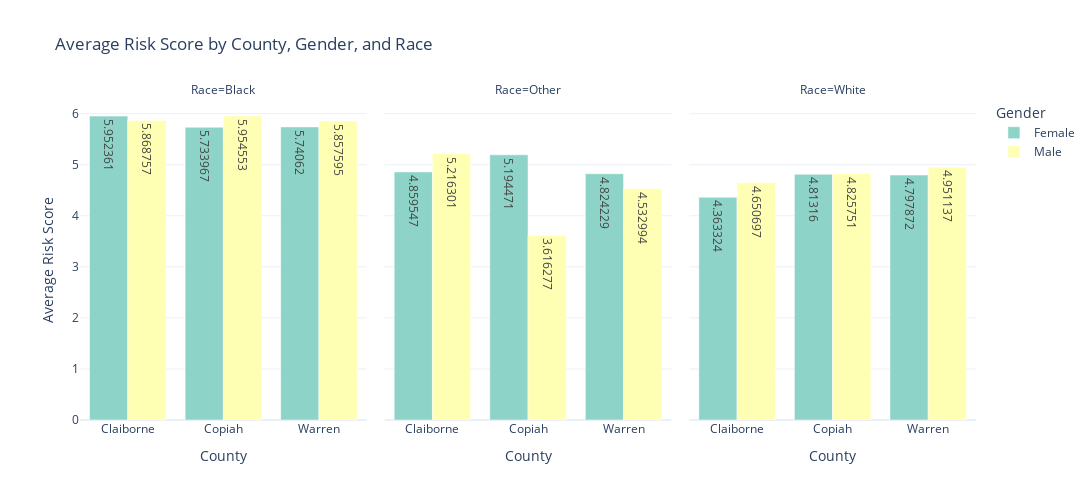

Here is the notebook cell this chart was saved with:
### Code cell
# Visualizing risk scores by County, Gender and Race

fig = px.bar(
    summary_table_gender_race,
    x='County',
    y='Avg Risk Score',
    color='Gender',
    facet_col='Race',
    barmode='group',
    title='Average Risk Score by County, Gender, and Race',
    labels={'Avg Risk Score': 'Average Risk Score'},
    text_auto=True,
    template='plotly_white',
    color_discrete_sequence=px.colors.qualitative.Set3
    )

fig.update_layout(
    xaxis_title='County',
    yaxis_title='Average Risk Score',
    width=1200,
    height=500
)

fig.show()

### Figure 1 — Plotly figure (JSON) as saved in the notebook; plotly's stock layout.template omitted (floating-point values rounded to 4 significant figures)
{"data": [{"alignmentgroup": "True", "hovertemplate": "Gender=Female<br>Race=Black<br>County=%{x}<br>Average Risk Score=%{y}<extra></extra>", "legendgroup": "Female", "marker": {"color": "rgb(141,211,199)", "pattern": {"shape": ""}}, "name": "Female", "offsetgroup": "Female", "orientation": "v", "showlegend": true, "textposition": "auto", "texttemplate": "%{y}", "type": "bar", "x": ["Claiborne", "Copiah", "Warren"], "xaxis": "x", "y": [5.952, 5.734, 5.741], "yaxis": "y"}, {"alignmentgroup": "True", "hovertemplate": "Gender=Female<br>Race=Other<br>County=%{x}<br>Average Risk Score=%{y}<extra></extra>", "legendgroup": "Female", "marker": {"color": "rgb(141,211,199)", "pattern": {"shape": ""}}, "name": "Female", "offsetgroup": "Female", "orientation": "v", "showlegend": false, "textposition": "auto", "texttemplate": "%{y}", "type": "bar", "x": ["Claiborne", "Copiah", "Warren"], "xaxis": "x2", "y": [4.86, 5.194, 4.824], "yaxis": "y2"}, {"alignmentgroup": "True", "hovertemplate": "Gender=Female<br>Race=White<br>County=%{x}<br>Average Risk Score=%{y}<extra></extra>", "legendgroup": "Female", "marker": {"color": "rgb(141,211,199)", "pattern": {"shape": ""}}, "name": "Female", "offsetgroup": "Female", "orientation": "v", "showlegend": false, "textposition": "auto", "texttemplate": "%{y}", "type": "bar", "x": ["Claiborne", "Copiah", "Warren"], "xaxis": "x3", "y": [4.363, 4.813, 4.798], "yaxis": "y3"}, {"alignmentgroup": "True", "hovertemplate": "Gender=Male<br>Race=Black<br>County=%{x}<br>Average Risk Score=%{y}<extra></extra>", "legendgroup": "Male", "marker": {"color": "rgb(255,255,179)", "pattern": {"shape": ""}}, "name": "Male", "offsetgroup": "Male", "orientation": "v", "showlegend": true, "textposition": "auto", "texttemplate": "%{y}", "type": "bar", "x": ["Claiborne", "Copiah", "Warren"], "xaxis": "x", "y": [5.869, 5.955, 5.858], "yaxis": "y"}, {"alignmentgroup": "True", "hovertemplate": "Gender=Male<br>Race=Other<br>County=%{x}<br>Average Risk Score=%{y}<extra></extra>", "legendgroup": "Male", "marker": {"color": "rgb(255,255,179)", "pattern": {"shape": ""}}, "name": "Male", "offsetgroup": "Male", "orientation": "v", "showlegend": false, "textposition": "auto", "texttemplate": "%{y}", "type": "bar", "x": ["Claiborne", "Copiah", "Warren"], "xaxis": "x2", "y": [5.216, 3.616, 4.533], "yaxis": "y2"}, {"alignmentgroup": "True", "hovertemplate": "Gender=Male<br>Race=White<br>County=%{x}<br>Average Risk Score=%{y}<extra></extra>", "legendgroup": "Male", "marker": {"color": "rgb(255,255,179)", "pattern": {"shape": ""}}, "name": "Male", "offsetgroup": "Male", "orientation": "v", "showlegend": false, "textposition": "auto", "texttemplate": "%{y}", "type": "bar", "x": ["Claiborne", "Copiah", "Warren"], "xaxis": "x3", "y": [4.651, 4.826, 4.951], "yaxis": "y3"}], "layout": {"annotations": [{"font": {}, "showarrow": false, "text": "Race=Black", "x": 0.16, "xanchor": "center", "xref": "paper", "y": 1, "yanchor": "bottom", "yref": "paper"}, {"font": {}, "showarrow": false, "text": "Race=Other", "x": 0.5, "xanchor": "center", "xref": "paper", "y": 1, "yanchor": "bottom", "yref": "paper"}, {"font": {}, "showarrow": false, "text": "Race=White", "x": 0.84, "xanchor": "center", "xref": "paper", "y": 1, "yanchor": "bottom", "yref": "paper"}], "barmode": "group", "height": 500, "legend": {"title": {"text": "Gender"}, "tracegroupgap": 0}, "title": {"text": "Average Risk Score by County, Gender, and Race"}, "width": 1200, "xaxis": {"anchor": "y", "domain": [0, 0.32], "title": {"text": "County"}}, "xaxis2": {"anchor": "y2", "domain": [0.34, 0.66], "matches": "x", "title": {"text": "County"}}, "xaxis3": {"anchor": "y3", "domain": [0.68, 1.0], "matches": "x", "title": {"text": "County"}}, "yaxis": {"anchor": "x", "domain": [0, 1], "title": {"text": "Average Risk Score"}}, "yaxis2": {"anchor": "x2", "domain": [0, 1], "matches": "y", "showticklabels": false}, "yaxis3": {"anchor": "x3", "domain": [0, 1], "matches": "y", "showticklabels": false}}}
